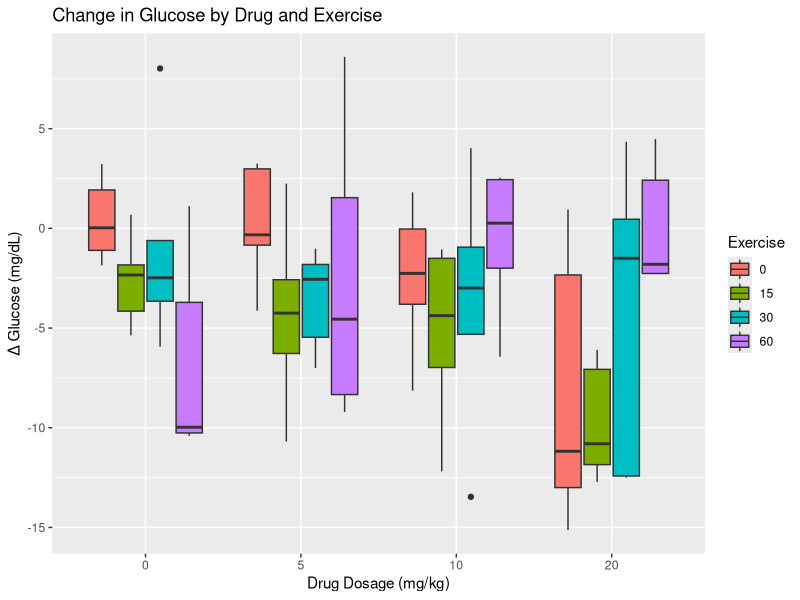
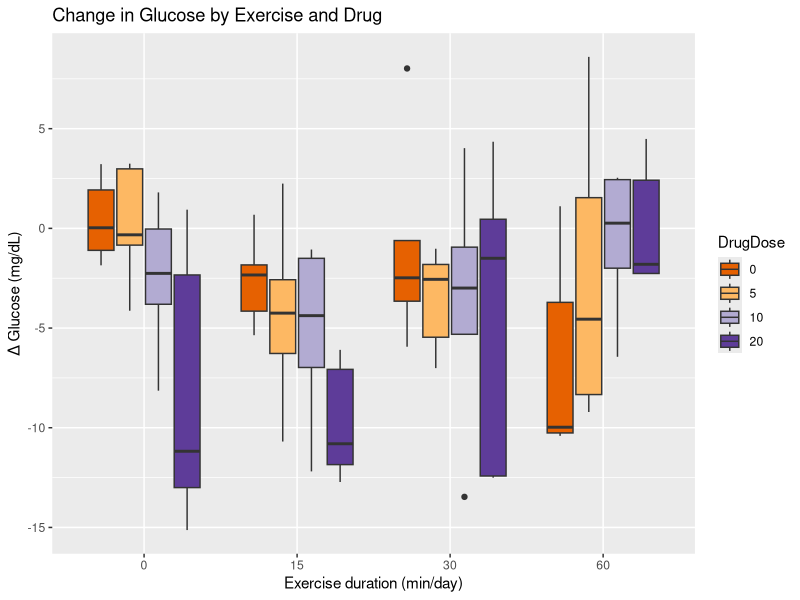

R code for these plots, in order: (Note: this script raises an error after producing the figures.)
## ---- chunk 1
library(tidyverse)
library(knitr)
library(kableExtra)
## ---- chunk 2
studyDesign <- tibble("Drug dosage (mg/kg)" = c("0 (control)", 10, 20),
                      "Exercise duration (min/day)" = c("0 (sedentary control)",
                                                        30, 60))
knitr::kable(studyDesign)
## ---- chunk 3
drugExercise <- read_csv("data/drugExercise.csv")
drugExercise$DrugDose <- as_factor(drugExercise$DrugDose)
drugExercise$Exercise <- as_factor(drugExercise$Exercise)

meansSD <- drugExercise %>%
  group_by(Exercise, DrugDose) %>%
  summarise(meanChange = round(mean(Delta), 1),
            stDev = sd(Delta))
meansSD
## ---- chunk 4
ggplot(drugExercise, aes(x = DrugDose, y = Delta, fill = Exercise)) +
  geom_boxplot() +
  labs(title = "Change in Glucose by Drug and Exercise",
       y = "Δ Glucose (mg/dL)", x = "Drug Dosage (mg/kg)")
## ---- chunk 5
ggplot(drugExercise, aes(x = Exercise, y = Delta, fill = DrugDose)) +
  geom_boxplot() +
  labs(title = "Change in Glucose by Exercise and Drug",
       y = "Δ Glucose (mg/dL)", x = "Exercise duration (min/day)") +
  scale_fill_brewer(palette = "PuOr") # use a different color palette
## ---- chunk 6
knitr::kable(pivot_wider(meansSD, 
                         names_from = DrugDose, 
                         values_from = meanChange),
             caption = "Mean change in glucose by group") %>% 
  add_header_above(c(" " = 2, "Drug Dose" = 3))

knitr::kable(pivot_wider(meansSD, 
                         names_from = DrugDose, 
                         values_from = stDev),
             caption = "Standard deviation in glucose by group") %>% 
  add_header_above(c(" " = 2, "Drug Dose" = 3))
## ---- chunk 7
data_summary <- function(data, varname, groupnames){ 
  require(plyr)
  summary_func <- function(x, col){
    c(mean = mean(x[[col]], na.rm=TRUE),
      sd = sd(x[[col]], na.rm=TRUE))
    }
  data_sum<-ddply(data, groupnames, .fun=summary_func, varname)
  data_sum <- rename(data_sum, c("mean" = varname))
  return(data_sum)
  }

df2 <- data_summary(drugExercise, varname="Delta", 
                    groupnames=c("DrugDose", "Exercise"))

ggplot(df2, aes(x=DrugDose, y=Delta, group=Exercise, color=Exercise)) + 
    geom_line() +
    geom_point() +
    geom_errorbar(aes(ymin=Delta-sd, ymax=Delta+sd), width=.2,
                  position=position_dodge(0.05), alpha=.5) +
  labs(y = "Δ Glucose (mg/dL)",
       title = "Mean change in glucose by drug doseage") 



ggplot(df2, aes(x=Exercise, y=Delta, group=DrugDose, color=DrugDose)) + 
    geom_line() +
    geom_point()+
    geom_errorbar(aes(ymin=Delta-sd, ymax=Delta+sd), width=.2,
                  position=position_dodge(0.05), alpha=.5) +
  labs(y = "Δ Glucose (mg/dL)",
       title = "Mean change in glucose by exercise group") +
  scale_color_brewer(palette = "Dark2") # use a different color palette

remove.packages('plyr')
## ---- chunk 8
# DrugDose*Exercise is the interaction
# main effects (DrugDose and Exercise separately) are included
anova(lm(Delta ~ DrugDose*Exercise, 
         data = drugExercise))
## ---- chunk 9
summary(lm(Delta ~ DrugDose*Exercise, 
           data = drugExercise))
